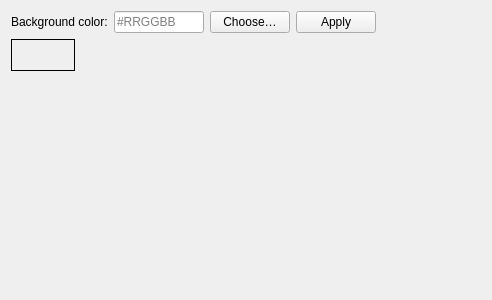
<?xml version="1.0" encoding="UTF-8"?>
<ui version="4.0">
 <class>Form</class>
 <widget class="QWidget" name="Form">
  <property name="geometry">
   <rect>
    <x>0</x>
    <y>0</y>
    <width>492</width>
    <height>300</height>
   </rect>
  </property>
  <property name="windowTitle">
   <string>Form</string>
  </property>
 <layout class="QVBoxLayout" name="verticalLayout">
  <item>
   <layout class="QHBoxLayout" name="colorRowLayout">
     <item>
      <widget class="QLabel" name="backgroundColorLabel">
       <property name="text">
        <string>Background color:</string>
       </property>
      </widget>
     </item>
     <item>
      <widget class="QLineEdit" name="hexEdit">
       <property name="minimumSize">
        <size>
         <width>90</width>
         <height>0</height>
        </size>
       </property>
       <property name="maximumSize">
        <size>
         <width>90</width>
         <height>16777215</height>
        </size>
       </property>
       <property name="maxLength">
        <number>7</number>
       </property>
       <property name="placeholderText">
        <string>#RRGGBB</string>
       </property>
      </widget>
     </item>
     <item>
      <widget class="QPushButton" name="chooseButton">
       <property name="text">
        <string>Choose…</string>
       </property>
      </widget>
     </item>
     <item>
      <widget class="QPushButton" name="applyButton">
       <property name="text">
        <string>Apply</string>
       </property>
      </widget>
     </item>
     <item>
      <spacer name="rowStretch">
       <property name="orientation">
        <enum>Qt::Orientation::Horizontal</enum>
       </property>
       <property name="sizeHint" stdset="0">
        <size>
         <width>40</width>
         <height>20</height>
        </size>
       </property>
      </spacer>
    </item>
   </layout>
  </item>
  <item>
   <widget class="QFrame" name="previewFrame">
    <property name="minimumSize">
     <size>
      <width>64</width>
      <height>32</height>
     </size>
    </property>
    <property name="maximumSize">
     <size>
      <width>64</width>
      <height>32</height>
     </size>
    </property>
    <property name="frameShape">
     <enum>QFrame::Shape::Box</enum>
    </property>
   </widget>
  </item>
  <item>
   <spacer name="bottomStretch">
    <property name="orientation">
     <enum>Qt::Orientation::Vertical</enum>
    </property>
    <property name="sizeHint" stdset="0">
     <size>
      <width>20</width>
      <height>40</height>
     </size>
    </property>
   </spacer>
  </item>
 </layout>
 </widget>
 <resources/>
 <connections/>
</ui>
